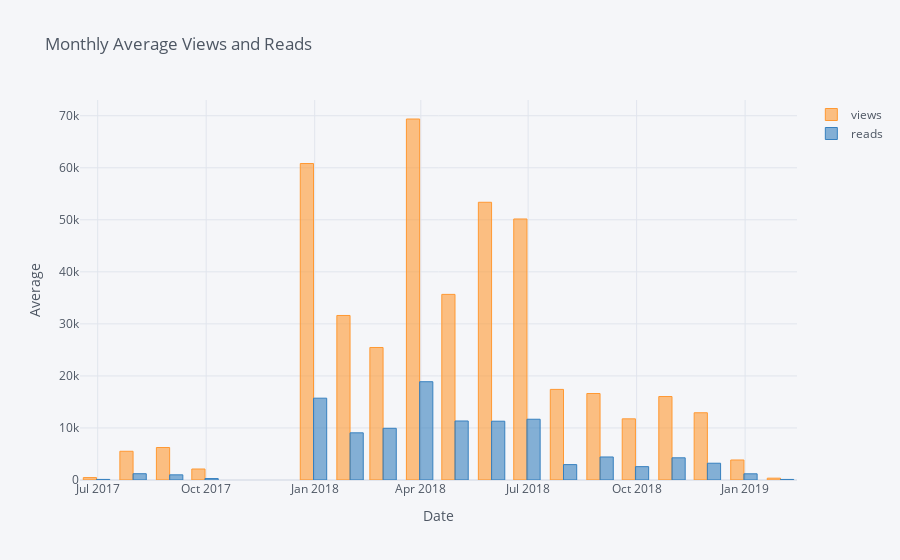

The notebook cell this image was saved under:
### Code cell
df2.iplot(kind='bar', xTitle='Date', yTitle='Average',
    title='Monthly Average Views and Reads')

### Figure 1 — Plotly figure (JSON) as saved in the notebook; plotly's stock layout.template omitted (floating-point values rounded to 4 significant figures)
{"data": [{"marker": {"color": "rgba(255, 153, 51, 0.6)", "line": {"color": "rgba(255, 153, 51, 1.0)", "width": 1}}, "name": "views", "orientation": "v", "text": "", "type": "bar", "x": ["2017-06-30", "2017-07-31", "2017-08-31", "2017-09-30", "2017-10-31", "2017-11-30", "2017-12-31", "2018-01-31", "2018-02-28", "2018-03-31", "2018-04-30", "2018-05-31", "2018-06-30", "2018-07-31", "2018-08-31", "2018-09-30", "2018-10-31", "2018-11-30", "2018-12-31", "2019-01-31"], "y": [463.7, 5521.0, 6243.0, 2113, "", "", 60820.0, 31620.0, 25460.0, 69370.0, 35670.0, 53370.0, 50160.0, 17410, 16620.0, 11760.0, 16040.0, 12920.0, 3845.0, 354.3]}, {"marker": {"color": "rgba(55, 128, 191, 0.6)", "line": {"color": "rgba(55, 128, 191, 1.0)", "width": 1}}, "name": "reads", "orientation": "v", "text": "", "type": "bar", "x": ["2017-06-30", "2017-07-31", "2017-08-31", "2017-09-30", "2017-10-31", "2017-11-30", "2017-12-31", "2018-01-31", "2018-02-28", "2018-03-31", "2018-04-30", "2018-05-31", "2018-06-30", "2018-07-31", "2018-08-31", "2018-09-30", "2018-10-31", "2018-11-30", "2018-12-31", "2019-01-31"], "y": [112.3, 1207.0, 993.7, 279, "", "", 15724, 9066.0, 9934.0, 18884, 11340.0, 11298, 11680.0, 2957.0, 4423.0, 2565.0, 4265.0, 3224.0, 1189.0, 110.3]}], "layout": {"legend": {"bgcolor": "#F5F6F9", "font": {"color": "#4D5663"}}, "paper_bgcolor": "#F5F6F9", "plot_bgcolor": "#F5F6F9", "title": {"font": {"color": "#4D5663"}, "text": "Monthly Average Views and Reads"}, "xaxis": {"gridcolor": "#E1E5ED", "showgrid": true, "tickfont": {"color": "#4D5663"}, "title": {"font": {"color": "#4D5663"}, "text": "Date"}, "zerolinecolor": "#E1E5ED"}, "yaxis": {"gridcolor": "#E1E5ED", "showgrid": true, "tickfont": {"color": "#4D5663"}, "title": {"font": {"color": "#4D5663"}, "text": "Average"}, "zerolinecolor": "#E1E5ED"}}}
